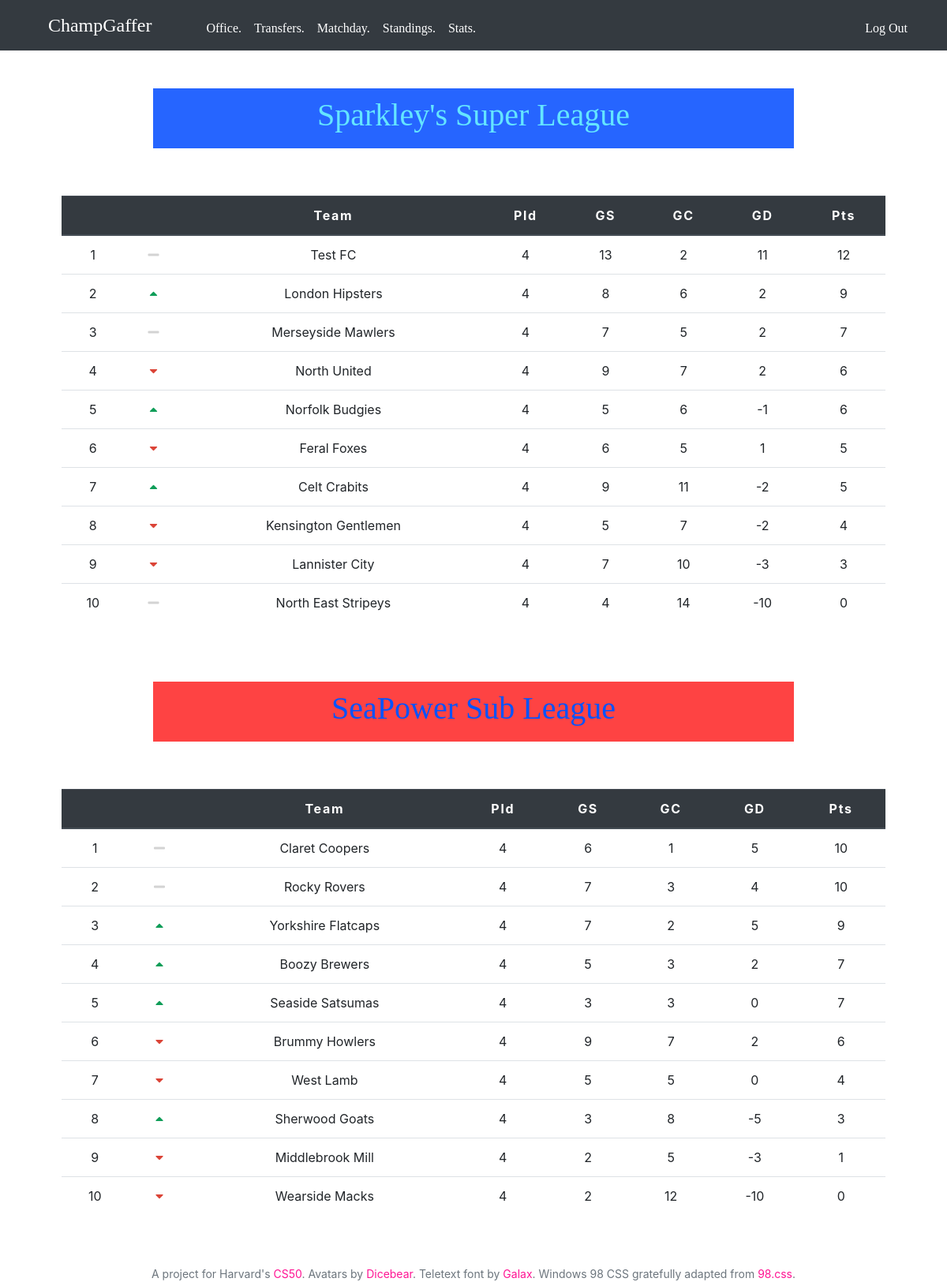
/standings (signed in), run on an earlier commit of the app's database.
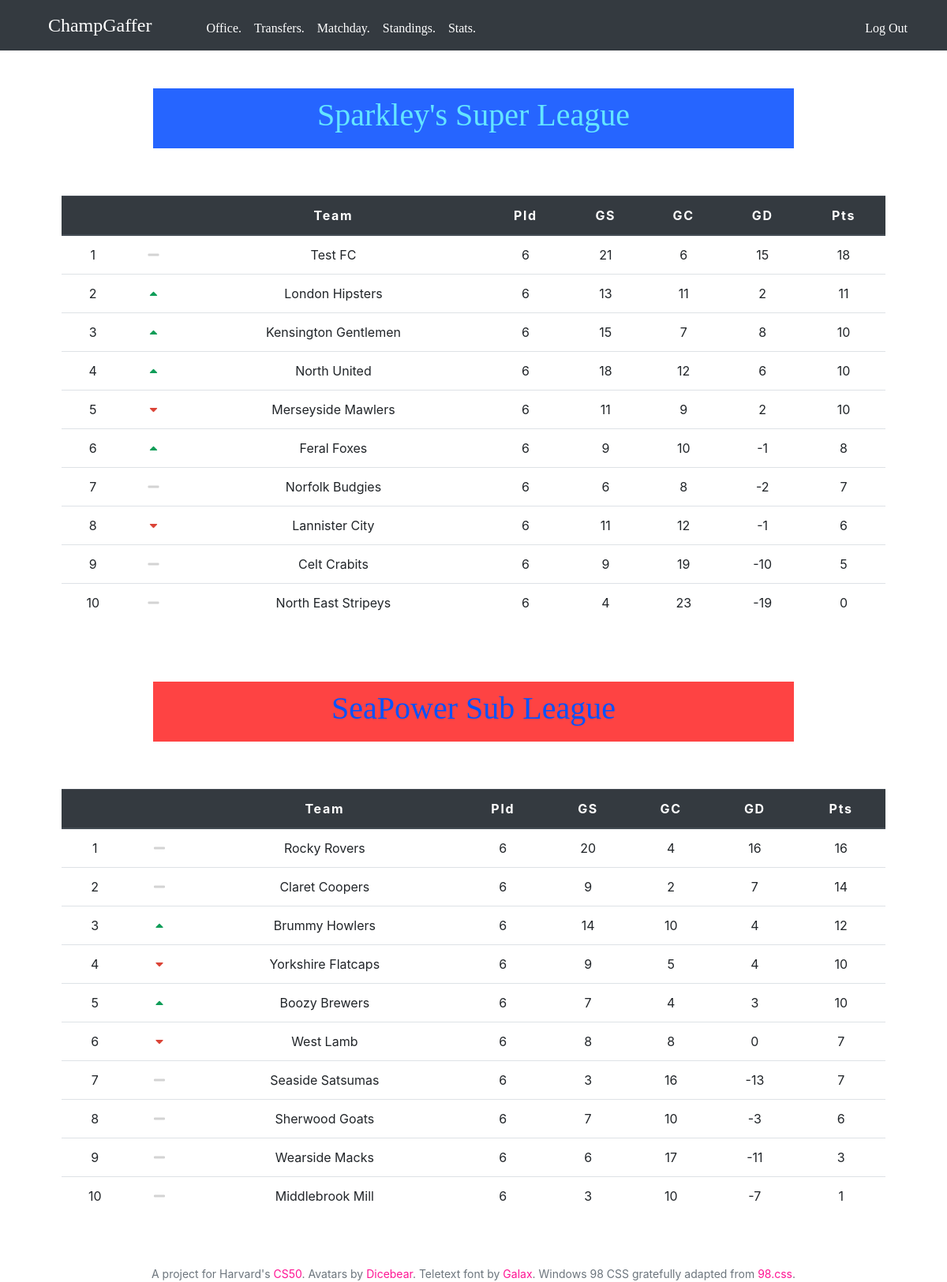
And on a later commit of the database.
### tables this page shows
CREATE TABLE club_attr (manager_id INTEGER NOT NULL,
                        club_id INTEGER NOT NULL,
                        rank INTEGER NOT NULL,
                        ovr INTEGER NOT NULL,
                        formation TEXT NOT NULL,
                        attendance REAL NOT NULL, pld INTEGER NOT NULL DEFAULT 0, gs INTEGER NOT NULL DEFAULT 0, ga INTEGER NOT NULL DEFAULT 0, pts INTEGER NOT NULL DEFAULT 0, pos_track INTEGER NOT NULL DEFAULT 0, pos INTEGER NOT NULL DEFAULT 0, 
                        FOREIGN KEY(manager_id) REFERENCES managers(id), 
                        FOREIGN KEY(club_id) REFERENCES clubs(club_id));

CREATE TABLE clubs (club_id INTEGER PRIMARY KEY AUTOINCREMENT NOT NULL, 
                    club_name TEXT NOT NULL, 
                    primary_colour TEXT NOT NULL, 
                    secondary_colour TEXT NOT NULL, 
                    manager TEXT NOT NULL, 
                    desc TEXT NOT NULL, 
                    capacity INTEGER, 
                    rival INTEGER);

### app.py (the view)
@app.route("/standings", methods=["GET"])
@login_required
def standings():
    session["getStandings"] = db.execute("SELECT club_name, rank, pld, gs, ga, (gs - ga) AS gd, pts, pos, pos_track FROM club_attr JOIN clubs on club_attr.club_id = clubs.club_id WHERE manager_id = ? AND rank < 21 ORDER BY pts DESC, gd DESC, pos ASC;",
                                         session["id"])
    return render_template('standings.html',
                           getStandings=session["getStandings"],
                           userTeam=session["clubname"])

### app.py (called while the page is built)
@app.after_request
def after_request(response):
    response.headers["Cache-Control"] = "no-cache, no-store, must-revalidate"
    response.headers["Expires"] = 0
    response.headers["Pragma"] = "no-cache"
    return response

### helpers.py (called while the page is built)
def login_required(f):
    @wraps(f)
    def decorated_function(*args, **kwargs):
        if session.get("id") is None:
            return redirect("/login")
        return f(*args, **kwargs)
    return decorated_function

### templates/standings.html (shortened to what this page needs)
{% extends "layout.html" %}
{% block main %}
<div class="container">
    <div class="row">
        <div class="col-12 col-md-12">
            <div class="clubTitle superLeague">
                <h1>Sparkley's Super League</h1>
            </div>
        </div>
    </div>
    <div class="row">
        <table class="table table-hover">
            <thead class="thead-dark">
                <tr>
                    <th></th>
                    <th></th>
                    <th>Team</th>
                    <th>Pld</th>
                    <th>GS</th>
                    <th>GC</th>
                    <th>GD</th>
                    <th>Pts</th>
                </tr>
            </thead>
            <tbody>
                {% for club in getStandings %}
                    {% if club['pos'] < club['pos_track'] %}
                        {% set arrow = "fa-caret-up" %}
                    {% elif club['pos'] == club['pos_track'] %}
                        {% set arrow = "fa-minus" %}
                    {% else %}
                        {% set arrow = "fa-caret-down" %}
                    {% endif %}
                    {% if club['pos'] == 1 %}
                        {% set class = "borderup promotion" %}
                    {% elif club['pos'] == 8 %}
                        {% set class = "borderdown" %}
                    {% elif club['pos'] > 8 %}
                        {% set class = "relegation" %}
                    {% else %}
                        {% set class = "" %}
                    {% endif %}
                    {% if club['club_name'] == "new_user" %}
                        {% set clubName = userTeam %}
                    {% else %}
                        {% set clubName = club['club_name']%}
                    {% endif %}
                    {% if club['rank'] < 11 %}
                        <tr class="clickRow {{ class }}" onclick="viewClubPage({{ club }})">
                            <td>{{ club['pos'] }}</td>
                            <td><i class="fas {{ arrow }}"></i></td>
                            <td>{{ clubName }}</td>
                            <td>{{ club['pld'] }}</td>
                            <td>{{ club['gs'] }}</td>
                            <td>{{ club['ga'] }}</td>
                            <td>{{ club['gd'] }}</td>
                            <td>{{ club['pts'] }}</td>
                        </tr>
                    {% endif %}
                {% endfor %}
            </tbody>
        </table>
    </div>
    <div class="row" style="margin-top: 60px;">
        <div class="col-12 col-md-12">
            <div class="clubTitle subLeague">
                <h1>SeaPower Sub League</h1>
            </div>
        </div>
    </div>
    <div class="row">
        <table class="table table-hover">
            <thead class="thead-dark">
                <tr>
                    <th></th>
                    <th></th>
                    <th>Team</th>
                    <th>Pld</th>
                    <th>GS</th>
                    <th>GC</th>
                    <th>GD</th>
                    <th>Pts</th>
                </tr>
            </thead>
            <tbody>
                {% for club in getStandings %}
                    {% if club['pos'] < club['pos_track'] %}
                        {% set arrow = "fa-caret-up" %}
                    {% elif club['pos'] == club['pos_track'] %}
                        {% set arrow = "fa-minus" %}
                    {% else %}
                        {% set arrow = "fa-caret-down" %}
                    {% endif %}
                    {% if club['pos'] == 11 %}
                        {% set class = "promotion" %}
                    {% elif club['pos'] == 12 %}
                        {% set class = "borderup promotion" %}
                    {% elif club['pos'] == 19 %}
                        {% set class = "borderdown" %}
                    {% elif club['pos'] == 20  %}
                        {% set class = "relegation" %}
                    {% else %}
                        {% set class = "" %}
                    {% endif %}
                    {% if club['club_name'] == "new_user" %}
                        {% set clubName = userTeam %}
                    {% else %}
                        {% set clubName = club['club_name'] %}
                    {% endif %}
                    {% if club['rank'] > 10 %}
                        <tr class="clickRow {{ class }}" onclick="viewClubPage({{ club }})">
                            <td>{{ club['pos'] - 10 }}</td>
                            <td><i class="fas {{ arrow }}"></i></td>
                            <td>{{ clubName }}</td>
                            <td>{{ club['pld'] }}</td>
                            <td>{{ club['gs'] }}</td>
                            <td>{{ club['ga'] }}</td>
                            <td>{{ club['gd'] }}</td>
                            <td>{{ club['pts'] }}</td>
                        </tr>
                    {% endif %}
                {% endfor %}
            </tbody>
        </table>
    </div>
</div>
{% endblock %}

### templates/layout.html (shortened to what this page needs)
<!DOCTYPE html>
<html lang="en">
    <head>
        <link href="/static/css/main.css" rel="stylesheet">
        <link rel="stylesheet" href="https://use.fontawesome.com/releases/v5.8.2/css/all.css"/>
    </head>
    <body>
        <nav class="navbar navbar-expand-md navbar-dark bg-dark">
            <a class="navbar-brand" href="/"><span class="code"> &#x26BD &nbsp&nbsp</span> <span id="logo">ChampGaffer</span><span class="code"> &nbsp&nbsp &#x26BD </span></a>
            <div class="collapse navbar-collapse" id="navbar">
                {% if session.id %}
                    <ul class="navbar-nav mr-auto mt-2">
                        <li class="nav-item"><a class="nav-link" href="/">Office.</a></li>
                        <li class="nav-item"><a class="nav-link" href="/transfers">Transfers.</a></li>
                        <li class="nav-item"><a class="nav-link" href="/matchday">Matchday.</a></li>
                        <li class="nav-item"><a class="nav-link" href="/standings">Standings.</a></li>
                        <li class="nav-item"><a class="nav-link" href="/stats">Stats.</a></li>
                    </ul>
                    <ul class="navbar-nav ml-auto mt-2">
                        <li class="nav-item"><a class="nav-link" href="/logout"><span>Log Out</span><span class="code"> &nbsp>> </span></a></li>
                    </ul>
                {% else %}
                    <ul class="navbar-nav ml-auto mt-2">
                        <li class="nav-item"><a class="nav-link" href="/signup"><span class="code">  ^&nbsp^&nbsp&nbsp </span><span>Sign Up.</span></a></li>
                        <li class="nav-item"><a class="nav-link" href="/login"><span class="code"> >>&nbsp </span><span>Log In.</span></a></li>
                    </ul>
                {% endif %}
            </div>
        </nav>
        <main class="container p-5">
            {% block main %}{% endblock %}
        </main>
        <footer class="small text-center text-muted">
            A project for Harvard's <a href="https://online-learning.harvard.edu/course/cs50-introduction-computer-science">CS50</a>. Avatars by <a href="https://avatars.dicebear.com/">Dicebear</a>.
            Teletext font by <a href="https://galax.xyz/">Galax</a>. Windows 98 CSS gratefully adapted from <a href="https://jdan.github.io/98.css/">98.css</a>.
        </footer>
    </body>
</html>

### static/css/styles.css (style rules this page uses)
html { font-size: 1rem; }
main { overflow-x: auto; text-align: center; }
.card, .windowfy, .col-6, .col-12 { margin-bottom: 60px; }
nav { font-family: "Pixelated MS Sans Serif"; }
#logo { font-size: x-large; transition: letter-spacing ease-out 1s; transition: color 0.3s ease-out; }
a { color: #FF1493; transition: color ease-out 0.3s; transition: color ease-out 0.6s; }
#navbar a, .clubTitle a { color: #FFF; transition: color ease-out 0.3s; }
.table .thead-dark th { background: #343a40; letter-spacing: 1.7px; }
span { cursor: pointer; }
.superLeague { display: flex; flex-direction: column; align-items: center; justify-content: space-around; height: 100%; background: #2665FF !important; color: #64E5FF !important; }
.subLeague { display: flex; flex-direction: column; align-items: center; justify-content: space-around; height: 100%; background: #FE4343 !important; color: #0353FF !important; }
.borderup { border-bottom: 1.5px dashed #0F9D58; }
.borderdown { border-bottom: 1.5px dashed #DB4437; }
.fa-caret-up { color: #0F9D58; }
.fa-caret-down { color: #DB4437; }
.fa-minus { color: lightgrey; }
.clubTitle, .clubOvrCont { font-family: "Pixelated MS Sans Serif"; margin: auto; letter-spacing: 1.5; font-weight: bold; width: 80%; }
.clubTitle { background: #343a40; color: #FF1493; display: flex; flex-direction: column; align-items: center; justify-content: space-around; height: 100%; padding:10px; }

What changed in the data, as far as the page shows it:
changed club_attr (number 1 of 20 on the later page): pld "4" → "6"; gs "13" → "21"; ga "2" → "6"; gd "11" → "15"; pts "12" → "18"
changed club_attr (number 2 of 20 on the later page): pld "4" → "6"; gs "8" → "13"; ga "6" → "11"; pts "9" → "11"
changed club_attr (number 3 of 20 on the later page): pos "8" → "3"; pld "4" → "6"; gs "5" → "15"; gd "-2" → "8"; pts "4" → "10"; moves up the list
changed club_attr (number 4 of 20 on the later page): pld "4" → "6"; gs "9" → "18"; ga "7" → "12"; gd "2" → "6"; pts "6" → "10"; moves down the list
changed club_attr (number 5 of 20 on the later page): pos "3" → "5"; pld "4" → "6"; gs "7" → "11"; ga "5" → "9"; pts "7" → "10"
changed club_attr (number 6 of 20 on the later page): pld "4" → "6"; gs "6" → "9"; ga "5" → "10"; gd "1" → "-1"; pts "5" → "8"; moves down the list
changed club_attr (number 7 of 20 on the later page): pos "5" → "7"; pld "4" → "6"; gs "5" → "6"; ga "6" → "8"; gd "-1" → "-2"; pts "6" → "7"
changed club_attr (number 8 of 20 on the later page): pos "9" → "8"; pld "4" → "6"; gs "7" → "11"; ga "10" → "12"; gd "-3" → "-1"; pts "3" → "6"; moves up the list
changed club_attr (number 9 of 20 on the later page): pos "7" → "9"; pld "4" → "6"; ga "11" → "19"; gd "-2" → "-10"
changed club_attr (number 10 of 20 on the later page): pld "4" → "6"; ga "14" → "23"; gd "-10" → "-19"
changed club_attr (number 11 of 20 on the later page): club['pos']-10 "2" → "1"; pld "4" → "6"; gs "7" → "20"; ga "3" → "4"; gd "4" → "16"; pts "10" → "16"; moves up the list
changed club_attr (number 12 of 20 on the later page): club['pos']-10 "1" → "2"; pld "4" → "6"; gs "6" → "9"; ga "1" → "2"; gd "5" → "7"; pts "10" → "14"
changed club_attr (number 13 of 20 on the later page): club['pos']-10 "6" → "3"; pld "4" → "6"; gs "9" → "14"; ga "7" → "10"; gd "2" → "4"; pts "6" → "12"; moves up the list
changed club_attr (number 14 of 20 on the later page): club['pos']-10 "3" → "4"; pld "4" → "6"; gs "7" → "9"; ga "2" → "5"; gd "5" → "4"; pts "9" → "10"
changed club_attr (number 15 of 20 on the later page): club['pos']-10 "4" → "5"; pld "4" → "6"; gs "5" → "7"; ga "3" → "4"; gd "2" → "3"; pts "7" → "10"
changed club_attr (number 16 of 20 on the later page): club['pos']-10 "7" → "6"; pld "4" → "6"; gs "5" → "8"; ga "5" → "8"; pts "4" → "7"; moves up the list
changed club_attr (number 17 of 20 on the later page): club['pos']-10 "5" → "7"; pld "4" → "6"; ga "3" → "16"; gd "0" → "-13"
changed club_attr (number 18 of 20 on the later page): pld "4" → "6"; gs "3" → "7"; ga "8" → "10"; gd "-5" → "-3"; pts "3" → "6"
changed club_attr (number 19 of 20 on the later page): club['pos']-10 "10" → "9"; pld "4" → "6"; gs "2" → "6"; ga "12" → "17"; gd "-10" → "-11"; pts "0" → "3"; moves up the list
changed club_attr (number 20 of 20 on the later page): club['pos']-10 "9" → "10"; pld "4" → "6"; gs "2" → "3"; ga "5" → "10"; gd "-3" → "-7"
